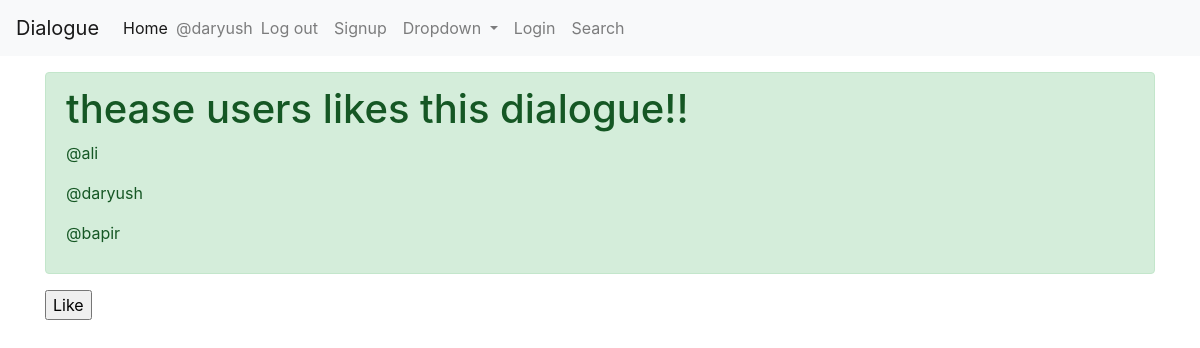
Screenshot of /dialogue/list/1/like/ (signed in) with the database file from the repository.
### dialogue/models.py (models this page shows)
class Like(models.Model):
    blat = models.ForeignKey('Blat', on_delete=models.CASCADE, related_name='likes')
    user = models.ForeignKey(User, on_delete=models.CASCADE)
    created_on = models.DateTimeField(auto_now_add=True)

### dialogue/views.py (the view, shortened to what this page needs)
# urls.py: url(r'list/(?P<pk>\d+)/like/$', views.dialogue_like, name='blat_likes_url'),
@login_required
def dialogue_like(request, pk):
    blat = get_object_or_404(models.Blat, pk=pk)
    if request.method == 'GET':
        return render(request, 'dialogue/dialogue_likes.html', {'blat': blat})

### dialogue/templates/dialogue/dialogue_likes.html (shortened to what this page needs)
{% extends 'base.html' %}
{% block content_block %}
<div class="alert alert-success" role="alert">
{% if not blat.likes.count %}
<h1>Noone liked this dialogue</h1>
{% else %}
<h1>thease users likes this dialogue!!</h1>
{% for like in blat.likes.all %}
<p>@{{like.user}}</p>
{% endfor %}
{% endif %}
</div>
<form method="POST">
  <input type="submit" value="Like">
</form>
{% endblock %}

### templates/base.html (shortened to what this page needs)
<!DOCTYPE html>
<html>
  <head>
    <link rel="stylesheet" href="https://maxcdn.bootstrapcdn.com/bootstrap/4.0.0/css/bootstrap.min.css">
  </head>
  <body>
    <nav class="navbar navbar-expand-lg navbar-light bg-light">
      <a class="navbar-brand" href="#">Dialogue</a>
      <div class="collapse navbar-collapse" id="navbarSupportedContent">
        <ul class="navbar-nav mr-auto">
          <li class="nav-item active">
            <a class="nav-link" href="{% url 'dialogue:blat_list_url' %}">Home <span class="sr-only">(current)</span></a>
          </li>
          {% if user.is_authenticated %}
           <li class="nav-item">
             <span class="navbar-text">
              @{{user.username}}
             </span>
           </li>
           <li class="nav-item">
             <a class="nav-link" href="{% url 'accounts:accounts_logout_url' %}">Log out</a>
           </li>
          {% endif %}
          <li class="nav-item">
            <a class="nav-link" href="{% url 'accounts:accounts_signup_url' %}">Signup</a>
          </li>
          <li class="nav-item dropdown">
            <a class="nav-link dropdown-toggle" href="#" id="navbarDropdown" role="button" data-toggle="dropdown" aria-haspopup="true" aria-expanded="false">
              Dropdown
            </a>
          </li>
          <li class="nav-item">
            <a class="nav-link" href="{% url 'accounts:accounts_login_url' %}">Login</a>
          </li>
          <li class="nav-item">
            <a class="nav-link" href="{% url 'dialogue:blat_search_url' %}">Search</a>
          </li>
        </ul>
      </div>
    </nav>
    <div class="container">
    {% block content_block %}
    {% endblock %}
    </div>
  </body>
</html>

### rows the page displays
Like: user "ali"
Like: user "daryush"
Like: user "bapir"

### other values shown
{{ user.username }} "daryush"
